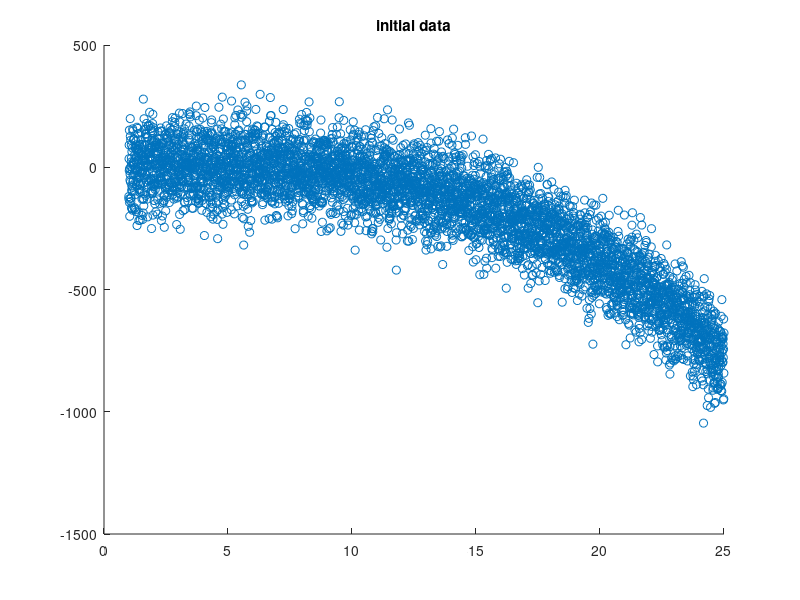

Recreate this plot in MATLAB. (Note: this script raises an error after producing the figure.)
%Test linear gaussians

%See LinearGaussianTrain() and LinearGaussianOnline()

% linear gaussian for cube functions

noiz = 100;
params = [3;2.5;-0.1;-0.05];
range = [1,25];
nn = 5000;

xo = linspace(range(1),range(2),nn)';
data = [ones(nn,1), xo, xo.^2, xo.^3];
y = data*params + randn(nn,1)*noiz;

figure
scatter(xo,y)
title('initial data')

%Train this fancy model
ModelLSG = LinearGaussianTrain(data,y);

%test online
[PL,Y_Est] = LinearGaussianOnline(data,y,ModelLSG);

figure
scatter(xo,y,'b.')
hold on
plot(xo,Y_Est,'r-')
hold on
handle2 = Surface3D(xo,y,PL,'mesh');
hold off
title('linear gaussian fit')



%% All in one
[PL,meany] = LinearGaussian(data,y,data,y);

figure
scatter(xo,y,'b.')
hold on
plot(xo,meany,'r-')
hold on
handle2 = Surface3D(xo,y,PL);
hold off
